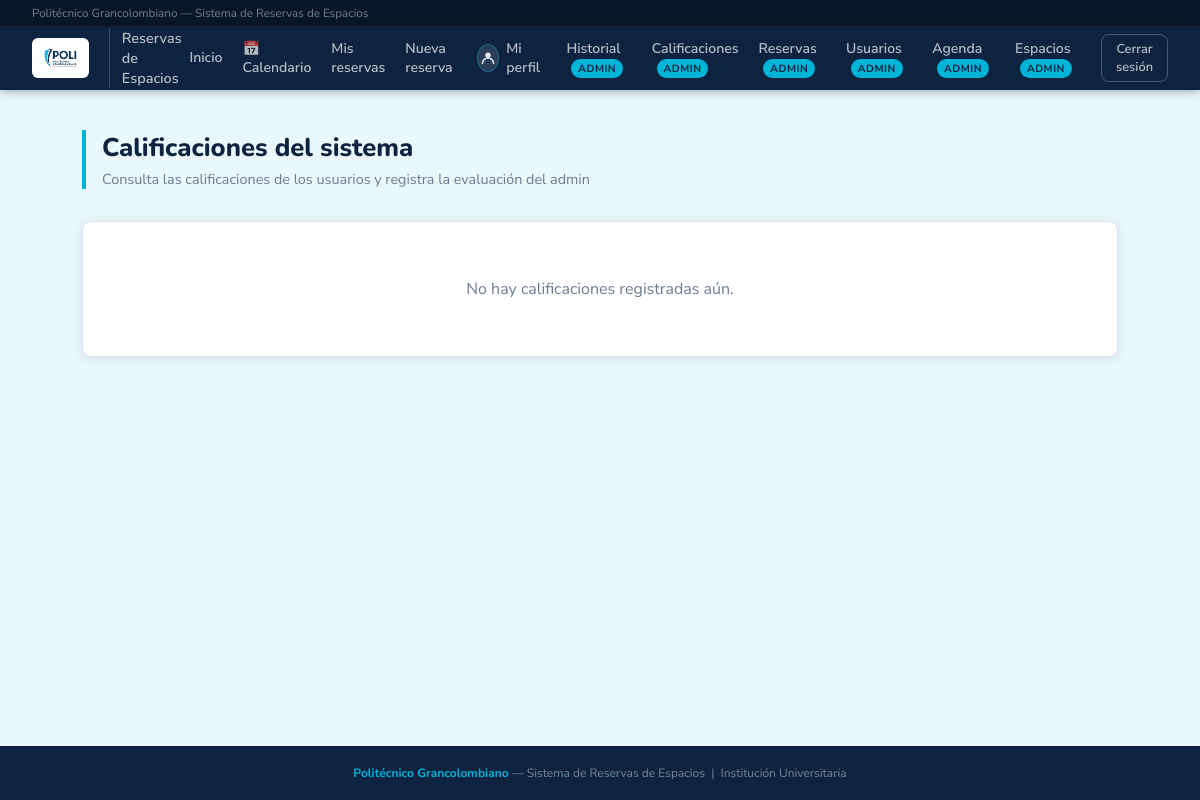
The page /admin/calificaciones (signed in) on the database as committed earlier.
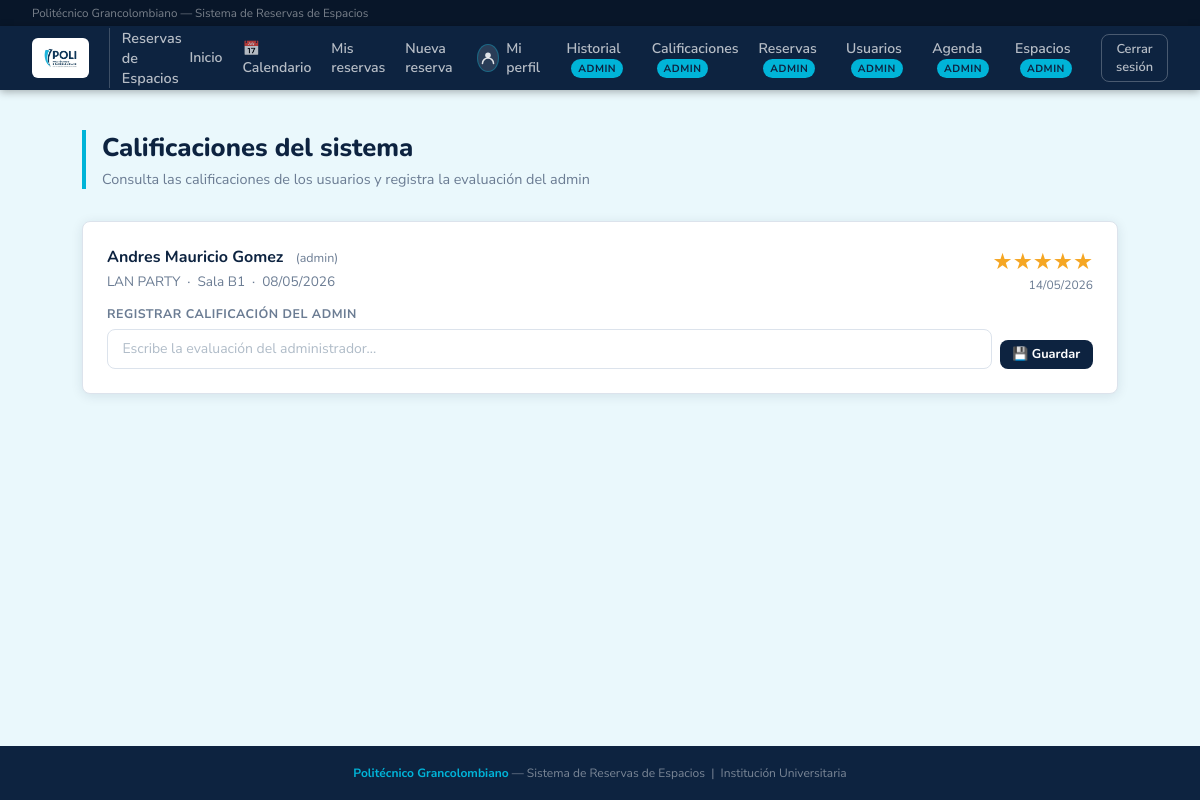
The same page on the database as committed later.
### database.py (models this page shows, shortened)
class Calificacion(Base):
    __tablename__ = "calificacion"
    id         = Column(Integer, primary_key=True, autoincrement=True)
    puntuacion = Column(Integer, nullable=False)   # 1 a 5 estrellas
    comentario = Column(String,  nullable=True)
    fecha      = Column(Date,    nullable=False)
    respuesta_admin = Column(String, nullable=True)
    reserva_id = Column(Integer, ForeignKey("reserva.id"), unique=True, nullable=False)
    reserva    = relationship("Reserva", back_populates="calificacion")

class Usuario(Base):
    __tablename__ = "usuario"
    id         = Column(Integer, primary_key=True, autoincrement=True)
    nombre     = Column(String, nullable=False)
    correo     = Column(String, nullable=False, unique=True)
    contrasena = Column(String, nullable=False)
    rol        = Column(String, nullable=False)  # 'docente' | 'administrativo' | 'externa' | 'admin'
    activo  = Column(Boolean, default=True, nullable=False)   # False = cuenta desactivada
    strikes = Column(Integer, default=0,    nullable=False)   # Reportes asignados por el admin
    cod_docente  = Column(String,  nullable=True)
    departamento = Column(String,  nullable=True)
    dependencia = Column(String, nullable=True)
    empresa  = Column(String, nullable=True)
    telefono = Column(String, nullable=True)
    reservas = relationship("Reserva", back_populates="usuario")
    __mapper_args__ = {
        "polymorphic_on": rol,
        "polymorphic_identity": "usuario",
    }

class Reserva(Base):
    __tablename__ = "reserva"
    id            = Column(Integer, primary_key=True, autoincrement=True)
    cant_personas = Column(Integer, nullable=False)
    tipo_evento   = Column(String,  nullable=False)
    finalidad     = Column(String,  nullable=True)
    indumentaria          = Column(String, nullable=True)
    servicios_adicionales = Column(String, nullable=True)  # RF-11: sonido, video, sillas, etc.
    justificacion_rechazo = Column(String, nullable=True)  # Razón del rechazo (obligatoria al rechazar)
    fecha        = Column(Date,     nullable=False)
    hora_inicio  = Column(Time,     nullable=False)
    hora_fin     = Column(Time,     nullable=False)
    estado       = Column(String,   nullable=False, default="pendiente")
    usuario_id   = Column(Integer, ForeignKey("usuario.id"), nullable=False)
    usuario            = relationship("Usuario",               back_populates="reservas")
    espacios           = relationship("Espacio",               secondary=reserva_espacio, back_populates="reservas")
    calificacion       = relationship("Calificacion",          back_populates="reserva", uselist=False)
    personas_externas  = relationship("PersonaExternaReserva", back_populates="reserva",
                                      cascade="all, delete-orphan")

class Espacio(Base):
    __tablename__ = "espacio"
    id        = Column(Integer, primary_key=True, autoincrement=True)
    nombre    = Column(String,  nullable=False)
    capacidad = Column(Integer, nullable=False)
    costo_externo = Column(Numeric(12, 2), nullable=True)
    reservas  = relationship("Reserva", secondary=reserva_espacio, back_populates="espacios")

### app.py (the view)
@app.route("/admin/calificaciones")
@requiere_login
@requiere_admin
def admin_calificaciones():
    u = usuario_logueado()
    calificaciones = (
        db.query(Calificacion)
        .join(Calificacion.reserva)
        .order_by(Calificacion.fecha.desc())
        .all()
    )
    promedio_global = None
    if calificaciones:
        promedio_global = round(sum(c.puntuacion for c in calificaciones) / len(calificaciones), 1)
    promedios_espacio = {}
    for cal in calificaciones:
        for esp in cal.reserva.espacios:
            if esp.nombre not in promedios_espacio:
                promedios_espacio[esp.nombre] = []
            promedios_espacio[esp.nombre].append(cal.puntuacion)
    promedios_espacio = {
        k: round(sum(v) / len(v), 1)
        for k, v in promedios_espacio.items()
    }
    dist_estrellas = {i: 0 for i in range(1, 6)}
    for cal in calificaciones:
        dist_estrellas[cal.puntuacion] = dist_estrellas.get(cal.puntuacion, 0) + 1
    return render_template(
        "admin_calificaciones.html",
        usuario=u,
        calificaciones=calificaciones,
        promedio_global=promedio_global,
        promedios_espacio=promedios_espacio,
        dist_estrellas=dist_estrellas,
        total_cals=len(calificaciones),
    )

### app.py (called while the page is built)
@app.after_request
def agregar_headers_no_cache(response):
    response.headers["Cache-Control"] = "no-store, no-cache, must-revalidate, max-age=0, post-check=0, pre-check=0"
    response.headers["Pragma"] = "no-cache"
    response.headers["Expires"] = "-1"
    return response

@app.before_request
def limpiar_sesion_al_iniciar():
    if not app.config.get("SESION_LIMPIADA"):
        session.clear()
        app.config["SESION_LIMPIADA"] = True
        _cargar_espacios_predefinidos()

def usuario_logueado():
    uid = session.get("usuario_id")
    if uid:
        return db.get(Usuario, uid)
    return None

def requiere_login(f):
    from functools import wraps
    @wraps(f)
    def wrapper(*args, **kwargs):
        if not usuario_logueado():
            flash("Debes iniciar sesión primero.", "warning")
            return redirect(url_for("login"))
        return f(*args, **kwargs)
    return wrapper

### templates/admin_calificaciones.html (shortened to what this page needs)
{% extends "base.html" %}
{% block content %}
<div class="page-header">
  <h1>Calificaciones del sistema</h1>
  <p>Consulta las calificaciones de los usuarios y registra la evaluación del admin</p>
</div>
{% if calificaciones %}
<div style="display:flex; flex-direction:column; gap:1.25rem;">
  {% for cal in calificaciones %}
  <div class="card">
    <div style="display:flex; justify-content:space-between; align-items:flex-start; flex-wrap:wrap; gap:1rem;">
      <div>
        <div style="font-weight:700; font-size:1rem; font-family:'Nunito',sans-serif; color:var(--navy);">
          {{ cal.reserva.usuario.nombre }}
          <span style="font-size:.78rem; font-weight:400; color:var(--muted); margin-left:.5rem;">({{ cal.reserva.usuario.rol }})</span>
        </div>
        <div style="font-size:.85rem; color:var(--muted); margin-top:.2rem;">
          {{ cal.reserva.tipo_evento }} &nbsp;·&nbsp;
          {% for e in cal.reserva.espacios %}{{ e.nombre }}{% endfor %} &nbsp;·&nbsp;
          {{ cal.reserva.fecha.strftime('%d/%m/%Y') }}
        </div>
      </div>
      <div style="text-align:right;">
        <div style="font-size:1.4rem; color:#f5a623;">
          {% for i in range(cal.puntuacion) %}★{% endfor %}{% for i in range(5 - cal.puntuacion) %}<span style="color:#ddd;">★</span>{% endfor %}
        </div>
        <div style="font-size:.75rem; color:var(--muted);">{{ cal.fecha.strftime('%d/%m/%Y') }}</div>
      </div>
    </div>
    {% if cal.respuesta_admin %}
    <div style="background:#eaf7ee; border-radius:6px; padding:.75rem 1rem; margin-top:.75rem; font-size:.88rem; color:#1a6630; border-left:3px solid var(--success);">
      🛡️ <strong>Respuesta del administrador:</strong> {{ cal.respuesta_admin }}
    </div>
    {% else %}
    <form method="POST" action="{{ url_for('admin_responder_calificacion', cid=cal.id) }}" style="margin-top:.75rem;">
      <div style="display:flex; gap:.5rem; align-items:flex-end;">
        <div style="flex:1;">
          <label style="display:block; font-size:.78rem; color:var(--muted); font-weight:700; text-transform:uppercase; letter-spacing:.04em; margin-bottom:.4rem;">
            Registrar calificación del admin
          </label>
          <input type="text" name="respuesta" required placeholder="Escribe la evaluación del administrador..."
            style="width:100%; background:var(--white); border:1.5px solid var(--border); color:var(--text);
                   padding:.6rem .9rem; border-radius:8px; font-family:inherit; font-size:.875rem;"/>
        </div>
        <button type="submit" class="btn btn-navy btn-sm">💾 Guardar</button>
      </div>
    </form>
    {% endif %}
  </div>
  {% endfor %}
</div>
{% else %}
<div class="card">
  <p style="text-align:center; color:var(--muted); padding:2rem 0;">
    No hay calificaciones registradas aún.
  </p>
</div>
{% endif %}
{% endblock %}

Rows that differ between the two databases and show on the page:
added Calificacion: reserva.usuario.nombre "Andres Mauricio Gomez", reserva.usuario.rol "admin", reserva.tipo_evento "LAN PARTY", reserva.fecha "08/05/2026", puntuacion 5 (drawn), fecha "14/05/2026"
now on this page (row unchanged): Espacio: nombre "Sala B1"
Other text that changed with them:
text no longer shown: "No hay calificaciones registradas aún."
